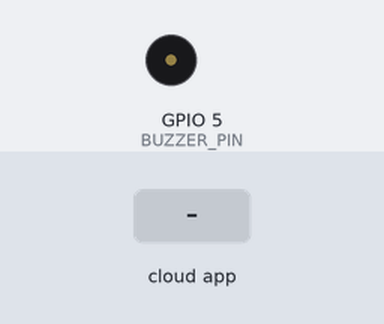
A sketch run on a simulated ESP32. Shown: buzzer (waves = sounding, pin HIGH). Inputs (shaded band) come from the test bench. WiFi joins after 1.5 s; servers stay silent unless stated; the Firebase database answers and starts empty.

Above: at 2.7 s.
2.8 s: the phone or cloud app sets state to 1
At 3.72 s:
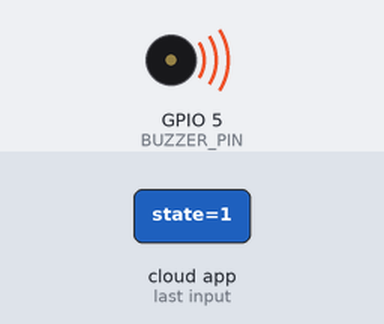
Timing chart, 0 to 5.8 s (numbered marks = the images above; inputs shaded):
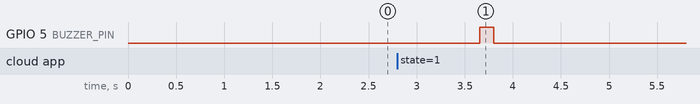

Measured:
- after the input at 2.8 s, GPIO 5 (BUZZER_PIN): LOW → HIGH after 0.85 s, → LOW 0.15 s later

The sketch:

esp32-code.ino
```cpp
#include <WiFi.h>
#include <Firebase_ESP_Client.h>
//IN THE BOARD MANAGER SELECT (DOIT ESP32 DEVKIT)

#define WIFI_SSID "YOUR WIFI SSID"
#define WIFI_PASSWORD "YOUT WIFI PASSWORD"
#define BUZZER_PIN 5

#define API_KEY "YOUR FIREBASE API KEY"

#define DATABASE_URL "YOUR FIREBASE DATABASE URL"

//Important: Create firebase auth > New sign in method > select email and password > and add new account
#define USER_EMAIL "FIREBASE AUTH EMAIL"
#define USER_PASSWORD "FIREBASE AUTH PASSWORD"

FirebaseData fbdo;

FirebaseAuth auth;
FirebaseConfig config;

unsigned long sendDataPrevMillis = 0;

void setup()
{
  pinMode(BUZZER_PIN, OUTPUT);
  digitalWrite(BUZZER_PIN, LOW);


  WiFi.begin(WIFI_SSID, WIFI_PASSWORD);

  while (WiFi.status() != WL_CONNECTED)
  {
    delay(300);
  }
  config.api_key = API_KEY;
  auth.user.email = USER_EMAIL;
  auth.user.password = USER_PASSWORD;
  config.database_url = DATABASE_URL;
  Firebase.reconnectNetwork(true);
  fbdo.setBSSLBufferSize(4096, 1024);
  fbdo.setResponseSize(2048);
  Firebase.begin(&config, &auth);
  if (config.signer.tokens.error.message.length() > 0) {
  } else {
    if (Firebase.ready())
    {
  }}
  Firebase.setDoubleDigits(5);
  config.timeout.serverResponse = 10 * 1000;
}

void loop()
{
  if (true && (millis() - sendDataPrevMillis > 1000 || sendDataPrevMillis == 0))
  {
  sendDataPrevMillis = millis();
  int buzzerState;
  if(Firebase.RTDB.getInt(&fbdo, "/Buzzer/state", &buzzerState)){
    if (buzzerState == 1) {
        digitalWrite(BUZZER_PIN, buzzerState);
      if (Firebase.RTDB.setInt(&fbdo, "/Buzzer/state", 0)) {
        digitalWrite(BUZZER_PIN, 0);
      }
    }

   } else {
    ESP.restart();
    //restart if there is any problem with firebase
   }
  }
}
```
